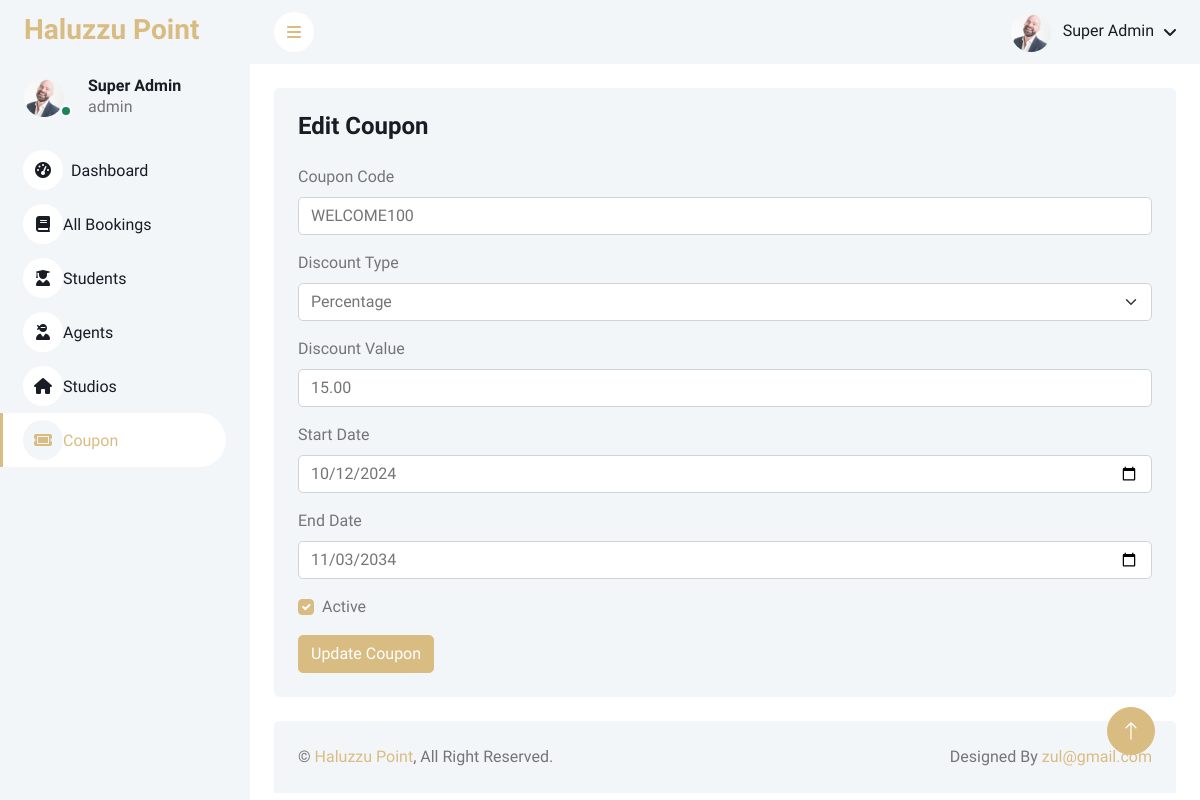
The page /haluzzu/admin/couponEdit?id=1 (signed in) on the database its author committed.
### tables this page shows
CREATE TABLE `agents` (
  `agent_id` int(11) NOT NULL,
  `user_id` int(11) DEFAULT NULL,
  `business_name` varchar(255) DEFAULT NULL,
  `studio_location` varchar(255) DEFAULT NULL,
  `state` varchar(50) DEFAULT NULL
);

CREATE TABLE `users` (
  `user_id` int(11) NOT NULL,
  `name` varchar(100) NOT NULL,
  `email` varchar(100) NOT NULL,
  `image_profile` varchar(366) DEFAULT NULL,
  `password` varchar(255) NOT NULL,
  `phone_number` varchar(20) DEFAULT NULL,
  `user_type` enum('student','agent','admin') NOT NULL,
  `created_at` timestamp NOT NULL DEFAULT current_timestamp(),
  `updated_at` timestamp NOT NULL DEFAULT current_timestamp() ON UPDATE current_timestamp()
);

CREATE TABLE `coupons` (
  `coupon_id` int(11) NOT NULL,
  `coupon_code` varchar(50) NOT NULL,
  `discount_type` enum('percentage','fixed') NOT NULL DEFAULT 'fixed',
  `discount_value` decimal(10,2) NOT NULL,
  `usage_limit` int(11) DEFAULT 1,
  `used_count` int(11) DEFAULT 0,
  `start_date` date NOT NULL,
  `end_date` date NOT NULL,
  `is_active` tinyint(1) DEFAULT 1,
  `created_at` timestamp NOT NULL DEFAULT current_timestamp(),
  `updated_at` timestamp NOT NULL DEFAULT current_timestamp() ON UPDATE current_timestamp()
);

### index2.php (called while the page is built, shortened)
<?php
    require "router.php";
?>

### config.php (called while the page is built, shortened)
<?php
$base_url = '/haluzzu';
$system_name = 'Haluzzu Point';
?>

### controller/functions.php (called while the page is built, shortened)
<?php
function getCurrentUser($conn, $user_id)
{
    $query = "
        SELECT users.*, agents.*, admin.*, students.*
        FROM users
        LEFT JOIN agents ON users.user_id = agents.user_id
        LEFT JOIN admin ON users.user_id = admin.user_id
        LEFT JOIN students ON users.user_id = students.user_id
        WHERE users.user_id = $user_id
    ";
    $query_run = mysqli_query($conn, $query);
    if ($query_run && mysqli_num_rows($query_run) > 0) {
        return mysqli_fetch_assoc($query_run);
    } else {
        return null;
    }
}

### admin/views/coupon-edit.php (the view, shortened to what this page needs)
<?php
include 'controller/dbconnect.php';
include 'controller/functions.php';
include 'config.php';
if (isset($_GET['id'])) {
    $coupon_id = $_GET['id'];
    $coupon_query = "SELECT * FROM coupons WHERE coupon_id = ?";
    $stmt = mysqli_prepare($conn, $coupon_query);
    mysqli_stmt_bind_param($stmt, "i", $coupon_id);
    mysqli_stmt_execute($stmt);
    $result = mysqli_stmt_get_result($stmt);
    $row = mysqli_fetch_assoc($result);
}
?>
<?php include 'admin/views/components/header.php'; ?>
<body>
    <div class="container-fluid position-relative bg-white d-flex p-0">
        <?php include 'admin/views/components/sidebar.php'; ?>
        <div class="content">
            <?php include 'admin/views/components/navbar.php'; ?>
            <div class="container-fluid pt-4 px-4">
                <div class="bg-light rounded h-100 p-4">
                    <h4 class="mb-4">Edit Coupon</h4>
                    <form action="" method="POST">
                        <div class="mb-3">
                            <label for="coupon_code" class="form-label">Coupon Code</label>
                            <input type="text" name="coupon_code" class="form-control" value="<?= htmlspecialchars($row['coupon_code']) ?>" required>
                        </div>
                        <div class="mb-3">
                            <label for="discount_type" class="form-label">Discount Type</label>
                            <select name="discount_type" class="form-select">
                                <option value="percentage" <?= $row['discount_type'] == 'percentage' ? 'selected' : '' ?>>Percentage</option>
                            </select>
                        </div>
                        <div class="mb-3">
                            <label for="discount_value" class="form-label">Discount Value</label>
                            <input type="number" name="discount_value" class="form-control" value="<?= htmlspecialchars($row['discount_value']) ?>" required>
                        </div>
                        <div class="mb-3">
                            <label for="start_date" class="form-label">Start Date</label>
                            <input type="date" name="start_date" class="form-control" value="<?= htmlspecialchars($row['start_date']) ?>" required>
                        </div>
                        <div class="mb-3">
                            <label for="end_date" class="form-label">End Date</label>
                            <input type="date" name="end_date" class="form-control" value="<?= htmlspecialchars($row['end_date']) ?>" required>
                        </div>
                        <div class="form-check mb-3">
                            <input type="checkbox" name="is_active" class="form-check-input" id="is_active" <?= $row['is_active'] ? 'checked' : '' ?>>
                            <label class="form-check-label" for="is_active">Active</label>
                        </div>
                        <button type="submit" class="btn btn-primary">Update Coupon</button>
                    </form>
                </div>
            </div>
            <?php include 'admin/views/components/footer.php'; ?>
</body>
</html>

### admin/views/components/sidebar.php (shortened to what this page needs)
<div class="sidebar pe-4 pb-3">
    <nav class="navbar bg-light navbar-light">
        <a href="<?= $base_url ?>" class="navbar-brand mx-4 mb-3">
            <h3 class="text-primary"><?= $system_name ?></h3>
        </a>
        <div class="d-flex align-items-center ms-4 mb-4">
            <div class="position-relative">
                <img class="rounded-circle me-lg-2" src="<?php echo $base_url; ?>/uploads/<?php echo htmlspecialchars($image_profile); ?>" alt="Profile Image" style="width: 40px; height: 40px;">
                <div class="bg-success rounded-circle border border-2 border-white position-absolute end-0 bottom-0 p-1"></div>
            </div>
            <div class="ms-3">
                <h6 class="mb-0"><?= ucwords($current_user['name']) ?></h6>
                <span><?= $current_user['user_type'] ?></span>
            </div>
        </div>
        <div class="navbar-nav w-100">
            <?php
               $current_url = parse_url($_SERVER['REQUEST_URI'], PHP_URL_PATH);
               $is_dashboard = strpos($current_url, 'dashboard') !== false;
               $is_bookings = strpos($current_url, 'booking') !== false;
               $is_users = strpos($current_url, 'student') !== false;
               $is_agents = strpos($current_url, 'agent') !== false;
               $is_studios = strpos($current_url, 'studio') !== false;
               $is_coupons = strpos($current_url, 'coupon') !== false;
               ?>
            <nav>
                <a href="<?= $base_url; ?>/<?= $user_type ?>/dashboard" class="nav-item nav-link <?= $is_dashboard ? 'active' : ''; ?>">
                    <i class="fa fa-tachometer-alt me-2"></i>Dashboard
                </a>
                <a href="<?= $base_url; ?>/<?= $user_type ?>/bookings-list" class="nav-item nav-link <?= $is_bookings ? 'active' : ''; ?>">
                    <i class="fa-solid fa-book"></i>All Bookings
                </a>
                <a href="<?= $base_url; ?>/<?= $user_type ?>/students-list" class="nav-item nav-link <?= $is_users ? 'active' : ''; ?>">
                    <i class="fa-solid fa-user-graduate"></i>Students
                </a>
                <a href="<?= $base_url; ?>/<?= $user_type ?>/agents-list" class="nav-item nav-link <?= $is_agents ? 'active' : ''; ?>">
                    <i class="fa-solid fa-user-ninja"></i>Agents
                </a>
                <a href="<?= $base_url; ?>/<?= $user_type ?>/studios-list" class="nav-item nav-link <?= $is_studios ? 'active' : ''; ?>">
                    <i class="fa-solid fa-house"></i>Studios
                </a>
                <a href="<?= $base_url; ?>/<?= $user_type ?>/coupons-list" class="nav-item nav-link <?= $is_coupons ? 'active' : ''; ?>">
                    <i class="fa-solid fa-ticket"></i>Coupon
                </a>
            </nav>
        </div>
    </nav>
</div>

### admin/views/components/navbar.php (shortened to what this page needs)
<nav class="navbar navbar-expand bg-light navbar-light sticky-top px-4 py-0">
    <a href="#" class="sidebar-toggler flex-shrink-0">
        <i class="fa fa-bars"></i>
    </a>
    <div class="navbar-nav align-items-center ms-auto">
        <div class="nav-item dropdown">
            <a href="#" class="nav-link dropdown-toggle" data-bs-toggle="dropdown">
                <img class="rounded-circle me-lg-2" src="<?php echo $base_url; ?>/uploads/<?php echo htmlspecialchars($image_profile); ?>" alt="" style="width: 40px; height: 40px;">
                <span class="d-none d-lg-inline-flex"><?= ucwords($current_user['name']) ?></span>
            </a>
        </div>
    </div>
</nav>

### admin/css/style.css (style rules this page uses)
:root { --primary: #D9BC82; --light: #F3F6F9; --dark: #191C24; }
.btn { transition: .5s; }
.btn.btn-primary { color: #FFFFFF; }
.sidebar { position: fixed; top: 0; left: 0; bottom: 0; width: 250px; height: 100vh; overflow-y: auto; background: var(--light); transition: 0.5s; z-index: 999; }
.content { margin-left: 250px; min-height: 100vh; background: #FFFFFF; transition: 0.5s; }
@media (min-width: 992px) { .sidebar { margin-left: 0; } }
@media (min-width: 992px) { .content { width: calc(100% - 250px); } }
.sidebar .navbar .navbar-nav .nav-link { padding: 7px 20px; color: var(--dark); font-weight: 500; border-left: 3px solid var(--light); border-radius: 0 30px 30px 0; outline: none; }
.sidebar .navbar .navbar-nav .nav-link:hover, .sidebar .navbar .navbar-nav .nav-link.active { color: var(--primary); background: #FFFFFF; border-color: var(--primary); }
.sidebar .navbar .navbar-nav .nav-link i { width: 40px; height: 40px; display: inline-flex; align-items: center; justify-content: center; background: #FFFFFF; border-radius: 40px; }
.sidebar .navbar .navbar-nav .nav-link:hover i, .sidebar .navbar .navbar-nav .nav-link.active i { background: var(--light); }
.content .navbar .navbar-nav .nav-link { margin-left: 25px; padding: 12px 0; color: var(--dark); outline: none; }
.content .navbar .sidebar-toggler, .content .navbar .navbar-nav .nav-link i { width: 40px; height: 40px; display: inline-flex; align-items: center; justify-content: center; background: #FFFFFF; border-radius: 40px; }
.content .navbar .dropdown-toggle::after { margin-left: 6px; vertical-align: middle; border: none; content: "\f107"; font-family: "Font Awesome 5 Free"; font-weight: 900; transition: .5s; }

### rows shown on the page
agents: user.image_profile (picture), user.name "Super Admin", user.user_type "admin"
coupons: coupon_code "WELCOME100", discount_type "Percentage", discount_value "15.00", start_date "10/12/2024", end_date "11/03/2034", is_active "☑"

### other values the page prints
$system_name "Haluzzu Point"
$email "zul@gmail.com"
